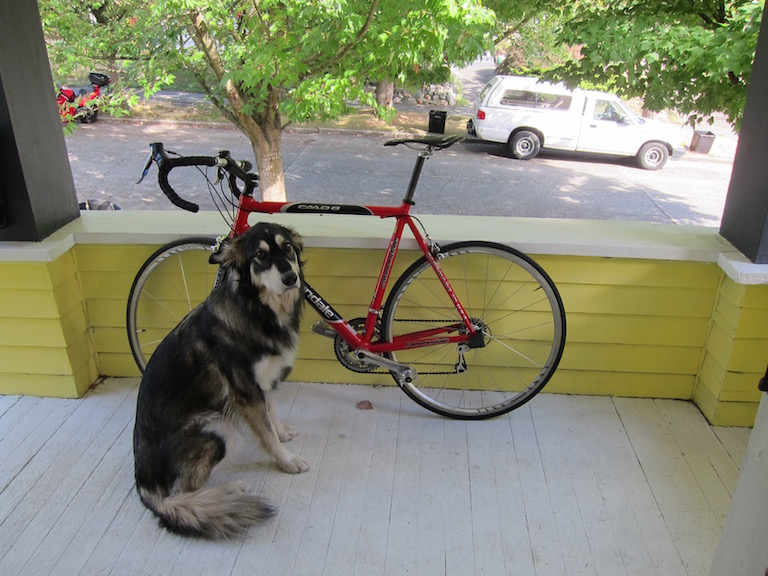
#> input picture pytorch-yolo-v3/imgs/dog.jpg, 768 x 576 px
$ python -i select_save_load_ROI_v2.py   (imports and definitions only)
#> lines starting #> are read from the running program, lines starting #| are printed output that depends on the picture; after the words box and inside, x2 and y2 are one past the last pixel; in counts of white or black regions, pixels touching at a corner belong together
#> further down, picture is the input picture: shape (576, 768, 3); mean B, G, R 114.1, 135.7, 134.4
import numpy as np
import cv2

rect = (0, 0, 0, 0)
rectangle = False
rect_over = False
refPt = []


def sketch_transform(image):
    image_grayscale = cv2.cvtColor(image, cv2.COLOR_BGR2GRAY)
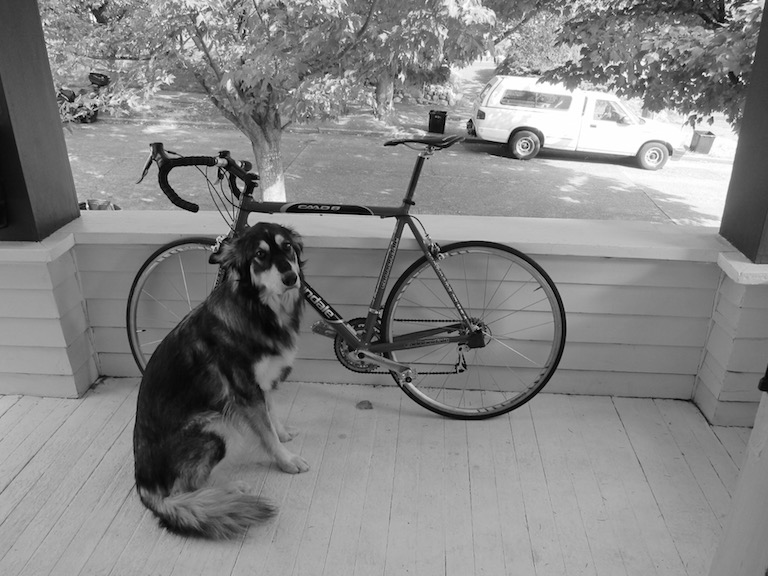
#> image_grayscale: shape (576, 768); min 0, max 255, mean 132.8
    image_grayscale_blurred = cv2.GaussianBlur(image_grayscale, (7, 7), 0)
    image_canny = cv2.Canny(image_grayscale_blurred, 10, 80)
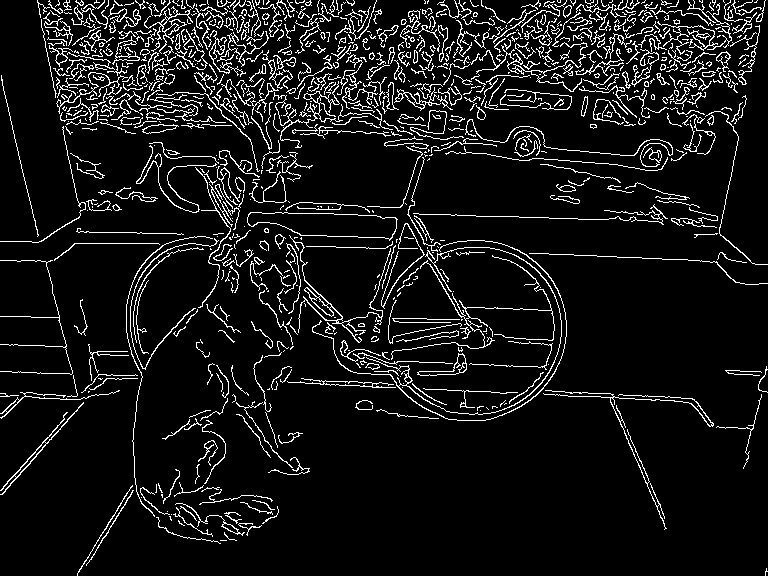
#> image_canny: shape (576, 768); 8.5% white in thin lines or dots
    _, mask = image_canny_inverted = cv2.threshold(
        image_canny, 30, 255, cv2.THRESH_BINARY_INV)
#> mask: shape (576, 768); 91.5% white; black in thin lines or dots
    return mask


def on_mouse(event, x, y, flags, params):
    # обработка событий мышки, для выделения областей

    global rect, rectangle, rect_over, refPt, cropping

    if event == cv2.EVENT_LBUTTONDOWN:
        rect = (x, y, 0, 0)
        rectangle = True

    elif event == cv2.EVENT_LBUTTONUP:
        rect = (rect[0], rect[1], x, y)
        rectangle = False
        rect_over = True
        refPt.append(rect)

    elif event == cv2.EVENT_MOUSEMOVE:
        if rectangle == True:
            rect = (rect[0], rect[1], x, y)


# cap = cv2.VideoCapture('video.avi')
# [1 line not run here, left out]

waitTime = 50

# читаем первый фрейм видеопотока
# [1 line that did not run here, left out]

# проименуем окно id окна
# [69 lines not run here, left out]

>>> import cv2
>>> picture = cv2.imread('pytorch-yolo-v3/imgs/dog.jpg')
>>> result = sketch_transform(picture)

$ run again, on pytorch-yolo-v3/imgs/eagle.jpg
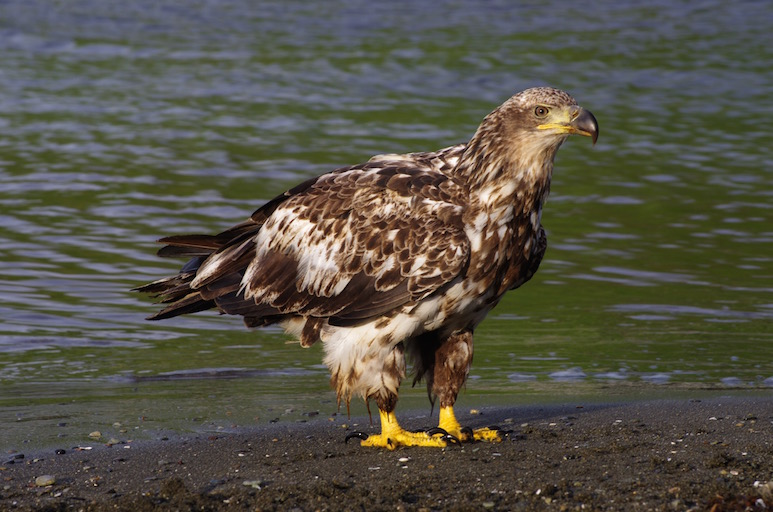
#> input picture pytorch-yolo-v3/imgs/eagle.jpg, 773 x 512 px
#> picture is the input picture: shape (512, 773, 3); mean B, G, R 70.8, 82, 85.2
#> in sketch_transform, `image_grayscale = cv2.cvtColor(image, cv2.COLOR_BGR2GRAY)`:
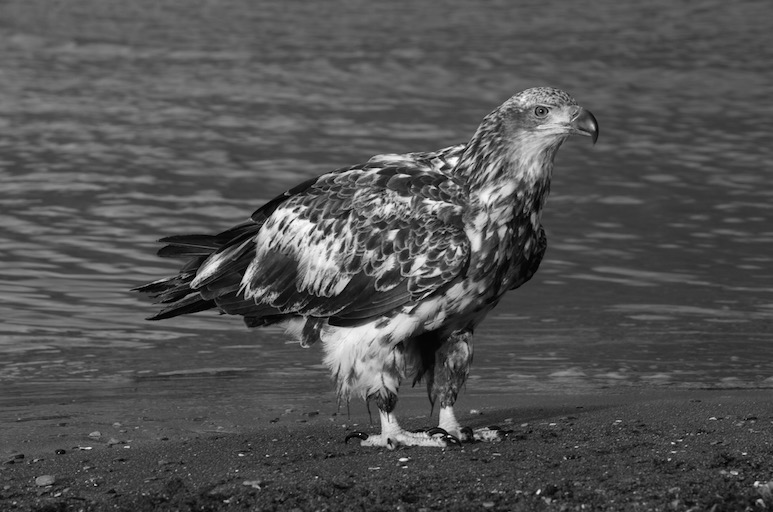
#> image_grayscale: shape (512, 773); min 0, max 254, mean 81.7
#> in sketch_transform, `image_canny = cv2.Canny(image_grayscale_blurred, 10, 80)`:
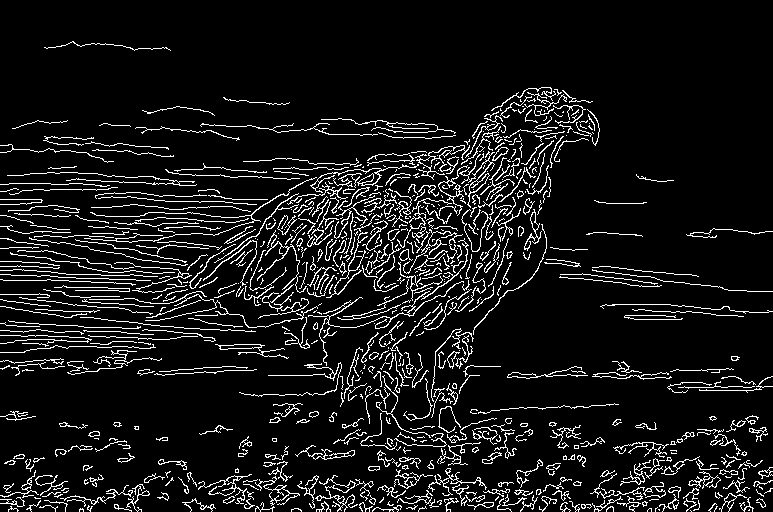
#> image_canny: shape (512, 773); 8.9% white in thin lines or dots
#> mask: shape (512, 773); 91.1% white; black in thin lines or dots

$ run again, on pytorch-yolo-v3/imgs/giraffe.jpg
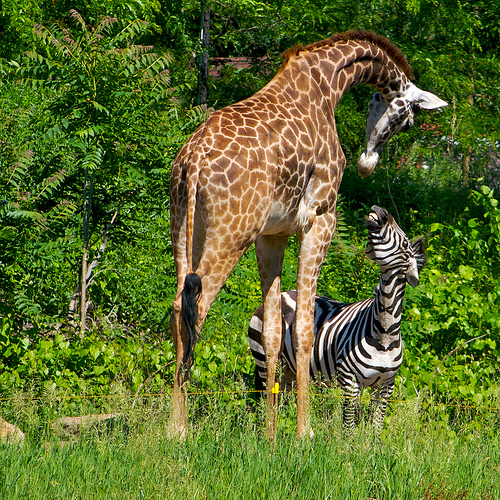
#> input picture pytorch-yolo-v3/imgs/giraffe.jpg, 500 x 500 px
#> picture is the input picture: shape (500, 500, 3); mean B, G, R 42.3, 107.9, 91.8
#> in sketch_transform, `image_grayscale_blurred = cv2.GaussianBlur(image_grayscale, (7, 7), 0)`:
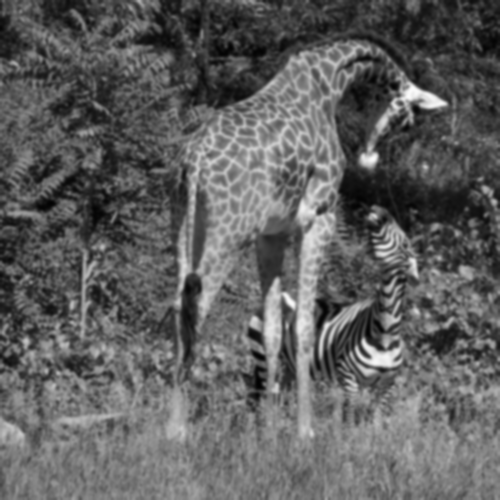
#> image_grayscale_blurred: shape (500, 500); min 1, max 251, mean 95.6
#> in sketch_transform, `image_canny = cv2.Canny(image_grayscale_blurred, 10, 80)`:
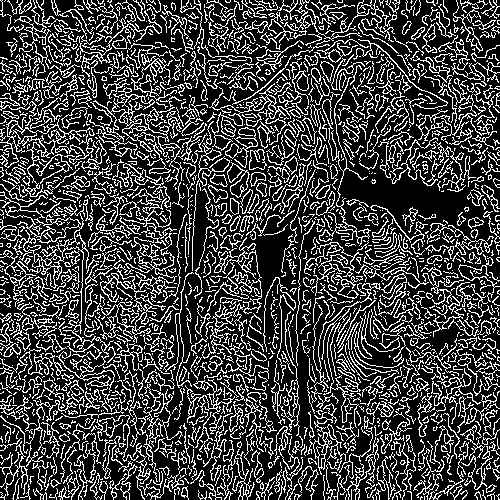
#> image_canny: shape (500, 500); 25.4% white in thin lines or dots
#> mask: shape (500, 500); 74.6% white; black in thin lines or dots

$ run again, on pytorch-yolo-v3/imgs/herd_of_horses.jpg
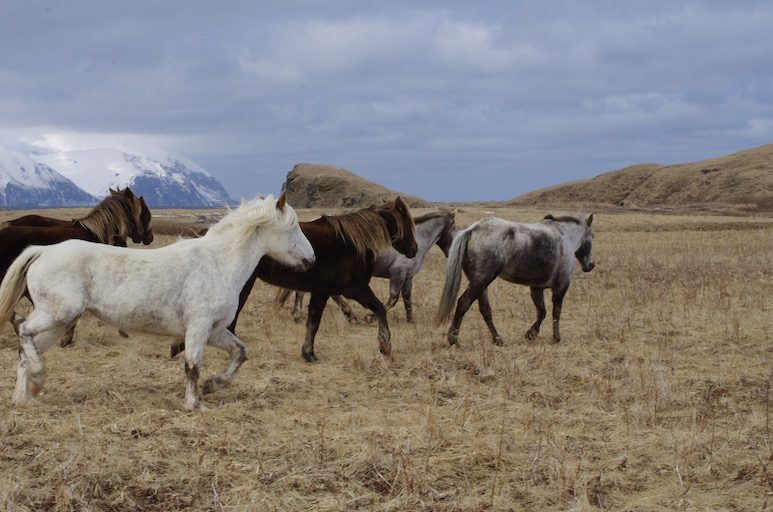
#> input picture pytorch-yolo-v3/imgs/herd_of_horses.jpg, 773 x 512 px
#> picture is the input picture: shape (512, 773, 3); mean B, G, R 125.2, 128.2, 133.3
#> in sketch_transform, `image_grayscale = cv2.cvtColor(image, cv2.COLOR_BGR2GRAY)`:
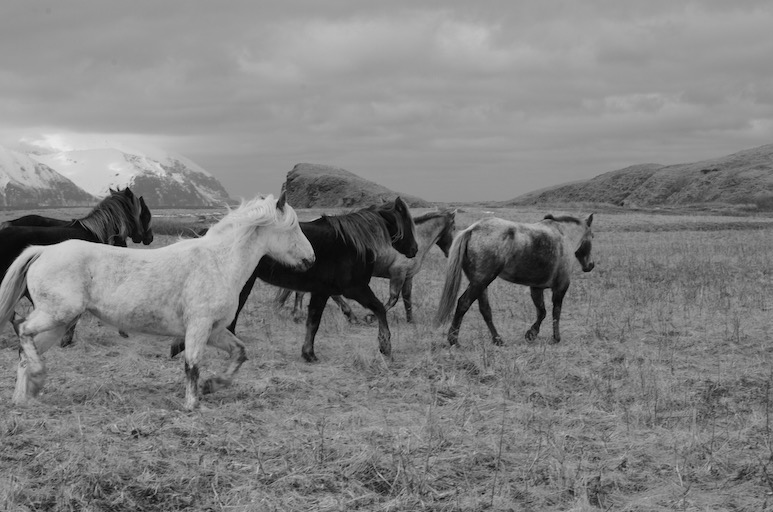
#> image_grayscale: shape (512, 773); min 0, max 234, mean 129.4
#> in sketch_transform, `image_canny = cv2.Canny(image_grayscale_blurred, 10, 80)`:
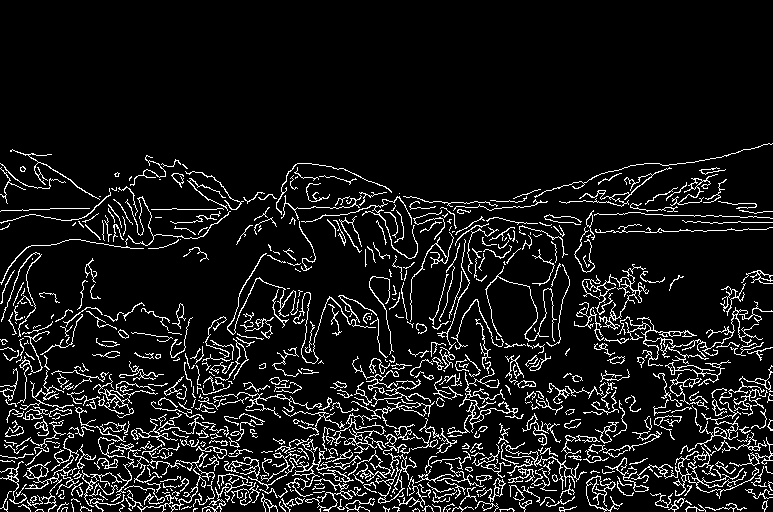
#> image_canny: shape (512, 773); 9.3% white in thin lines or dots, all inside (x1, y1, x2, y2) = (0, 143, 773, 512)
